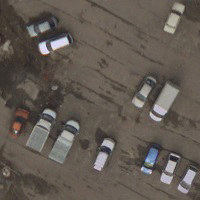
#> input picture lab3/Car/001.jpg, 200 x 200 px; its folder holds only this picture in this run
$ python lab3.py
#> lines starting #> are read from the running program, lines starting #| are printed output that depends on the picture
from skimage import draw, transform, io, color, exposure
import numpy as np
import matplotlib.pyplot as plt
import os
import cv2
import math


BRIGHT_RECTANGLE = 255
DARK_RECTANGLE = 50


def draw_haar_feature(w1, w2, w3, h, angle):
    img = np.zeros((h, w1 + w2 + w3), dtype=np.uint8)
    rr, cc = draw.rectangle((0, 0), extent=(h, w1), shape=img.shape)
    img[rr, cc] = BRIGHT_RECTANGLE
    rr, cc = draw.rectangle((0, w1), extent=(h, w2), shape=img.shape)
    img[rr, cc] = DARK_RECTANGLE
    if w3:
        rr, cc = draw.rectangle((0, w1 + w2), extent=(h, w3), shape=img.shape)
        img[rr, cc] = BRIGHT_RECTANGLE

    img = transform.rotate(img, 360 - angle, resize=True, preserve_range=False)

    return img


def create_dataset():
    dataset = []
    os.chdir("Car")
    img_list = os.listdir()
    for img in img_list:
        if os.path.isdir(img):
            continue
        image = io.imread(img)
#> image is the input picture: shape (200, 200, 3); mean R, G, B 98, 90.3, 83
        img_gray = color.rgb2gray(image)
        img_contrast = exposure.adjust_sigmoid(img_gray, cutoff=0.5, gain=60, inv=False)
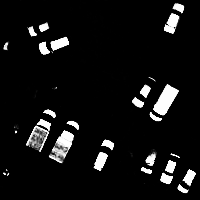
#> img_contrast: shape (200, 200) float64; min 2e-10, max 1, mean 0.0709

        dataset.append((image, img_contrast))
    os.chdir(os.getcwd() + "/../")
    return dataset


def feature_detection(img, haar_feature_img):
    coord = (-1, -1)
    max_value = -1
    size = haar_feature_img.shape
    for x in range(img.shape[0] - size[0]):
        for y in range(img.shape[1] - size[1]):
            cur_value = detect(img[x:x + size[0], y:y + size[1]], haar_feature_img)
            if cur_value > max_value:
                max_value = cur_value
                coord = x, y
    return coord, max_value


def detect(img, haar_feature_img):
    if img.shape != haar_feature_img.shape:
        print("ERROR: SIZES NOT EQUAL")
        raise IndexError

    # этот параметр подбирается. есть граница, выше которой ничего определятся не будет
    # если он слишком мал, то будет находится ненужное (по идее)
    threshold = 35 * haar_feature_img.shape[0] * haar_feature_img.shape[1] / 255  # ~17.5
    bright, dark = 0, 0
    for x in range(img.shape[0]):
        for y in range(img.shape[1]):
            if haar_feature_img[x][y] == BRIGHT_RECTANGLE / 255:
                bright += img[x][y]
            elif haar_feature_img[x][y] == DARK_RECTANGLE / 255:
                dark += img[x][y]
    if bright - dark > threshold:
        return bright - dark
    return -1


def draw_angled_rec(x0, y0, width, height, angle, img, color):
    _angle = angle * math.pi / 180.0
    b = math.cos(_angle) * 0.5
    a = math.sin(_angle) * 0.5
    pt0 = (int(x0 - a * height - b * width),
           int(y0 + b * height - a * width))
    pt1 = (int(x0 + a * height - b * width),
           int(y0 - b * height - a * width))
    pt2 = (int(2 * x0 - pt0[0]), int(2 * y0 - pt0[1]))
    pt3 = (int(2 * x0 - pt1[0]), int(2 * y0 - pt1[1]))

    cv2.line(img, pt0, pt1, color, 1)
    cv2.line(img, pt1, pt2, color, 1)
    cv2.line(img, pt2, pt3, color, 1)
    cv2.line(img, pt3, pt0, color, 1)


def highlight_feature(img, c_img, coord, size, angle, haar_feature, n):
    c_img = color.gray2rgb(c_img)
    if coord != (-1, -1):
        if size[0] > size[1]:
            x0 = coord[1] + size[1] / 2
            y0 = coord[0] + size[0] / 2
            draw_angled_rec(x0, y0, size[0], size[1], angle, img, (255, 0, 0))
            draw_angled_rec(x0, y0, size[0], size[1], angle, c_img, (1, 0, 0))
        else:
            x0 = coord[1] + size[0] / 2
            y0 = coord[0] + size[1] / 2
            draw_angled_rec(x0, y0, size[1], size[0], angle, img, (255, 0, 0))
            draw_angled_rec(x0, y0, size[1], size[0], angle, c_img, (1, 0, 0))

    label = "Car detected" if coord[0] != -1 else "No car detected"
    fig, ax = plt.subplots(1, 3, squeeze=False)
    ax[0][0].set(title='Original', xlabel='Found in total')
    ax[0][0].imshow(img)
    ax[0][1].set(title='High contrast', xlabel=label)
    ax[0][1].imshow(c_img)
    ax[0][2].set(title='Haar-like feature', xlabel="Angle: {}".format(angle))
    ax[0][2].imshow(haar_feature)
    io.show()

    os.chdir("Car")
    os.chdir("Detected")
    img = img[:, :, ::-1]

    cv2.imwrite(str(n) + " " + str(angle) + ".jpg", img)
    os.chdir(os.getcwd() + "/../../")


if __name__ == '__main__':

    car_dataset = create_dataset()
#> car_dataset = 1 item

    # диапазоны углов для каждой фотки, чтобы не проверять все углы (очень долго)
    for n, image in enumerate(car_dataset):

        if n == 0:
            start, end = -90, -5
        elif n == 1:
            start, end = -120, -80
        elif n == 2:
            start, end = -40, -20
        else:
            start, end = 0, 30

        for i in range(start, end, 3):
            haar_feature = draw_haar_feature(w1=5, w2=5, w3=5, h=7, angle=i)
#> (the run stopped early here; a loop or call above may not have finished)
